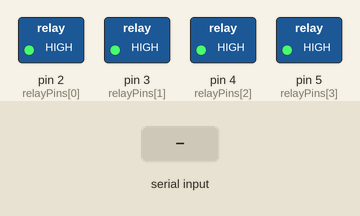
The sketch below on a simulated Arduino Uno, built with avr-gcc and run on an emulated ATmega328P. Parts: switched loads named in the sketch (green lamp = pin HIGH). The test bench sets the inputs (shaded band).

Above: at 1.2 s.
1.3 s: "90,45\n" received over Serial
At 2.1 s:
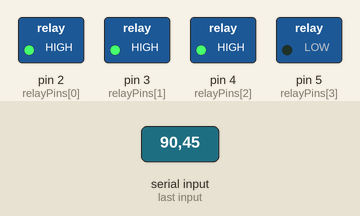
2.8 s: "30,150\n" received over Serial
At 3.2 s:
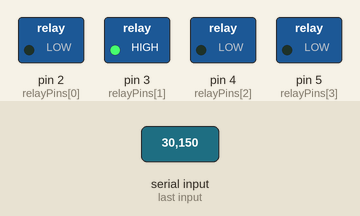
4.3 s: "200\n" received over Serial
At 5.5 s:
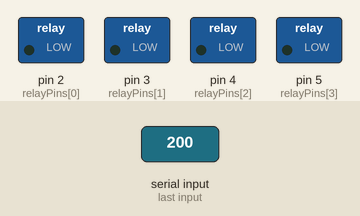
5.8 s: "90,45\n" received over Serial
At 6.7 s:
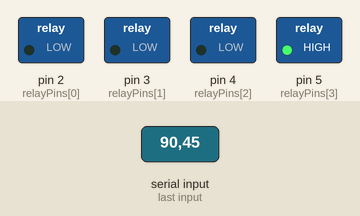
7.3 s: "30,150\n" received over Serial
At 7.8 s:
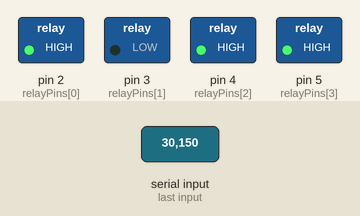
Timing chart, 0 to 9.8 s (numbered marks = the images above; inputs shaded):
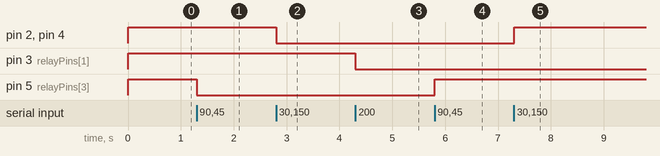

Measured:
- after the input at 1.3 s, pin 5 (relayPins[3]): HIGH → LOW at once
- after the input at 2.8 s, pin 2 (relayPins[0]), pin 4 (relayPins[2]): HIGH → LOW at once
- after the input at 4.3 s, pin 3 (relayPins[1]): HIGH → LOW at once
- after the input at 5.8 s, pin 5 (relayPins[3]): LOW → HIGH at once
- after the input at 7.3 s, pin 2 (relayPins[0]), pin 4 (relayPins[2]): LOW → HIGH at once

The sketch:

arduino_code.ino
```cpp
const int relayPins[] = {2, 3, 4, 5}; // Relay pins
const int numRelays = sizeof(relayPins) / sizeof(relayPins[0]);

void setup() {
  Serial.begin(9600); // Initialize serial communication

  // Set relay pins as outputs and initialize them to OFF
  for (int i = 0; i < numRelays; i++) {
    pinMode(relayPins[i], OUTPUT);
    digitalWrite(relayPins[i], HIGH); // HIGH is OFF for active-low relays
  }
}

void toggleRelay(int relayIndex) {
  if (relayIndex >= 0 && relayIndex < numRelays) {
    // Read the current state of the relay
    int currentState = digitalRead(relayPins[relayIndex]);
    // Toggle the state
    digitalWrite(relayPins[relayIndex], !currentState);
  }
}

void loop() {
  if (Serial.available() > 0) {
    char receivedChar = Serial.read();

    // Check if the received char is a digit
    if (isdigit(receivedChar)) {
      int fingerCount = receivedChar - '0'; // Convert char to integer

      // Toggle the corresponding relay
      if (fingerCount >= 1 && fingerCount <= numRelays) {
        toggleRelay(fingerCount - 1); // Index starts from 0, so subtract 1
      }
    }
  }
}
```
